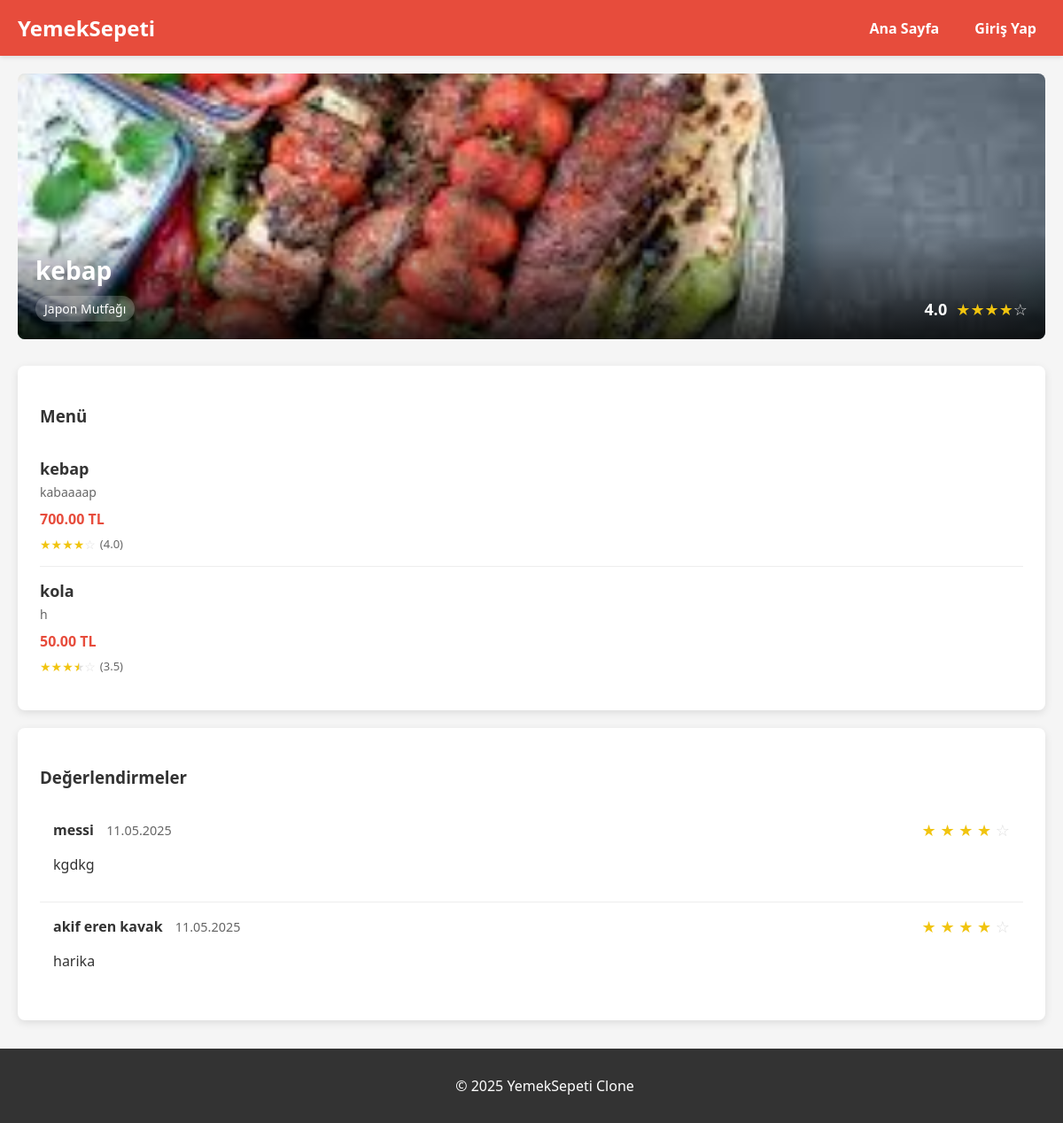
Screenshot of /restaurant/2 with the database file from the repository.
### models.py (models this page shows, shortened)
class Restaurant(db.Model):
    id = db.Column(db.Integer, primary_key=True)
    user_id = db.Column(db.Integer, db.ForeignKey('user.id'), nullable=False)
    restaurant_name = db.Column(db.String(100), nullable=False)
    cuisine_type = db.Column(db.String(50), nullable=False)
    tax_id = db.Column(db.String(20), unique=True, nullable=False)
    is_approved = db.Column(db.Boolean, default=False)
    rating = db.Column(db.Float, default=0.0)
    created_at = db.Column(db.DateTime, default=lambda: datetime.now(timezone.utc))
    image_path = db.Column(db.String(255), nullable=True, default='default_restaurant.png')

class Menu(db.Model):
    id = db.Column(db.Integer, primary_key=True)
    restaurant_id = db.Column(db.Integer, db.ForeignKey('restaurant.id'), nullable=False)
    item_name = db.Column(db.String(100), nullable=False)
    description = db.Column(db.Text, nullable=True)
    price = db.Column(db.Float, nullable=False)
    is_available = db.Column(db.Boolean, default=True)
    restaurant = db.relationship('Restaurant', backref='menu_items')

class RestaurantReview(db.Model):
    id = db.Column(db.Integer, primary_key=True)
    user_id = db.Column(db.Integer, db.ForeignKey('user.id'), nullable=False)
    restaurant_id = db.Column(db.Integer, db.ForeignKey('restaurant.id'), nullable=False)
    rating = db.Column(db.Integer, nullable=False)  # 1-5 stars
    comment = db.Column(db.Text, nullable=True)
    created_at = db.Column(db.DateTime, default=lambda: datetime.now(timezone.utc))
    user = db.relationship('User', backref='restaurant_reviews')
    restaurant = db.relationship('Restaurant', backref='reviews')

class User(db.Model):
    id = db.Column(db.Integer, primary_key=True)
    name = db.Column(db.String(100), nullable=False)
    email = db.Column(db.String(100), unique=True, nullable=False)
    password = db.Column(db.String(100), nullable=False)
    phone = db.Column(db.String(15), nullable=True)
    address = db.Column(db.Text, nullable=True)
    user_type = db.Column(db.String(20), nullable=False)  # 'admin', 'restaurant', 'user', 'delivery'
    created_at = db.Column(db.DateTime, default=lambda: datetime.now(timezone.utc))
    is_active = db.Column(db.Boolean, default=True)
    reset_code = db.Column(db.String(100), nullable=True)
    reset_code_expiry = db.Column(db.DateTime, nullable=True)
    restaurant = db.relationship('Restaurant', backref='owner', uselist=False)

### app.py (the view, shortened to what this page needs)
@app.route("/restaurant/<int:restaurant_id>")
def restaurant_menu(restaurant_id):
    restaurant = Restaurant.query.get_or_404(restaurant_id)
    if not restaurant.is_approved and ('user_type' not in session or session['user_type'] != 'admin'):
        flash('Bu restoran henüz onaylanmamıştır.', 'danger')
        return redirect(url_for('home'))
    menu_items = Menu.query.filter_by(restaurant_id=restaurant_id, is_available=True).all()
    restaurant_reviews = RestaurantReview.query.filter_by(restaurant_id=restaurant_id).order_by(RestaurantReview.created_at.desc()).all()
    user_restaurant_review = None
    if 'logged_in' in session and session['user_type'] == 'user':
        user_restaurant_review = RestaurantReview.query.filter_by(
            user_id=session['user_id'],
            restaurant_id=restaurant_id
        ).first()
    user_menu_ratings = {}
    if 'logged_in' in session and session['user_type'] == 'user':
        user_ratings = MenuItemReview.query.filter_by(user_id=session['user_id']).all()
        for rating in user_ratings:
            user_menu_ratings[rating.menu_id] = rating.rating
    for item in menu_items:
        item_ratings = MenuItemReview.query.filter_by(menu_id=item.id).all()
        if item_ratings:
            total_rating = sum(review.rating for review in item_ratings)
            item.avg_rating = round(total_rating / len(item_ratings), 1)
        else:
            item.avg_rating = None
    cart_items = []
    cart_total = 0
    cart_count = 0
    return render_template(
        "restaurant_menu.html",
        restaurant=restaurant,
        menu_items=menu_items,
        cart_items=cart_items,
        cart_total=cart_total,
        cart_count=cart_count,
        restaurant_reviews=restaurant_reviews,
        user_restaurant_review=user_restaurant_review,
        user_menu_ratings=user_menu_ratings
    )

### templates/restaurant_menu.html (shortened to what this page needs)
{% extends "base.html" %}
{% block content %}
<div class="restaurant-header">
    <div class="restaurant-banner">
        {% if restaurant.image_path %}
            <img src="{{ url_for('static', filename='images/restaurants/' + restaurant.image_path) }}" alt="{{ restaurant.restaurant_name }}">
        {% else %}
            <img src="{{ url_for('static', filename='images/restaurants/default.jpg') }}" alt="Default image">
        {% endif %}
        <div class="restaurant-overlay">
            <h2>{{ restaurant.restaurant_name }}</h2>
            <div class="restaurant-meta">
                <span class="cuisine-type">{{ restaurant.cuisine_type }}</span>
                <div class="rating-display">
                    <span class="rating-value">{{ restaurant.rating }}</span>
                    <div class="stars">
                        {% for i in range(5) %}
                            {% if i < restaurant.rating|int %}
                                <span class="star filled">★</span>
                            {% elif i < (restaurant.rating|float + 0.5)|int %}
                                <span class="star half-filled">★</span>
                            {% else %}
                                <span class="star">☆</span>
                            {% endif %}
                        {% endfor %}
                    </div>
                </div>
            </div>
        </div>
    </div>
</div>
<div class="menu-container">
    <h3>Menü</h3>
    {% if menu_items %}
        <div class="menu-items">
            {% for item in menu_items %}
                <div class="menu-item">
                    <div class="menu-item-info">
                        <h4>{{ item.item_name }}</h4>
                        <p class="description">{{ item.description }}</p>
                        <p class="price">{{ "%.2f"|format(item.price) }} TL</p>
                        <div class="menu-item-rating">
                            {% if item.avg_rating %}
                                <div class="item-stars">
                                    {% for i in range(5) %}
                                        {% if i < item.avg_rating|int %}
                                            <span class="star filled small">★</span>
                                        {% elif i < (item.avg_rating|float + 0.5)|int %}
                                            <span class="star half-filled small">★</span>
                                        {% else %}
                                            <span class="star small">☆</span>
                                        {% endif %}
                                    {% endfor %}
                                    <span class="avg-rating">({{ item.avg_rating }})</span>
                                </div>
                            {% endif %}
                        </div>
                    </div>
                </div>
            {% endfor %}
        </div>
    {% else %}
        <p class="no-items">Bu restoranda henüz menü öğesi bulunmamaktadır.</p>
    {% endif %}
</div>
<div class="review-section">
    <h3>Değerlendirmeler</h3>
    <div class="reviews-list">
        {% if restaurant_reviews %}
            {% for review in restaurant_reviews %}
                <div class="review-item">
                    <div class="review-header">
                        <div class="reviewer-info">
                            <span class="reviewer-name">{{ review.user.name }}</span>
                            <span class="review-date">{{ review.created_at.strftime('%d.%m.%Y') }}</span>
                        </div>
                        <div class="review-rating">
                            {% for i in range(5) %}
                                {% if i < review.rating %}
                                    <span class="star filled">★</span>
                                {% else %}
                                    <span class="star">☆</span>
                                {% endif %}
                            {% endfor %}
                        </div>
                    </div>
                    {% if review.comment %}
                        <div class="review-content">
                            <p>{{ review.comment }}</p>
                        </div>
                    {% endif %}
                </div>
            {% endfor %}
        {% else %}
            <p class="no-reviews">Bu restoran için henüz değerlendirme yapılmamış.</p>
        {% endif %}
    </div>
</div>
{% endblock %}

### static/styles.css (style rules this page uses)
body { font-family: Arial, sans-serif; margin: 0; padding: 0; background-color: #f8f9fa; }
body { font-family: 'Segoe UI', Tahoma, Geneva, Verdana, sans-serif; margin: 0; padding: 0; background-color: #f5f5f5; color: #333; }
.stars { display: flex; }
.star { color: #ddd; font-size: 18px; }
.star.filled { color: #f1c40f; }
.star.half-filled { background: linear-gradient(90deg, #f1c40f 50%, #ddd 50%); -webkit-background-clip: text; background-clip: text; -webkit-text-fill-color: transparent; }
.restaurant-header { margin-bottom: 30px; }
.restaurant-banner { position: relative; height: 300px; border-radius: 8px; overflow: hidden; }
.restaurant-banner img { width: 100%; height: 100%; object-fit: cover; }
.restaurant-overlay { position: absolute; bottom: 0; left: 0; right: 0; padding: 20px; background: linear-gradient(transparent, rgba(0, 0, 0, 0.8)); color: white; }
.restaurant-overlay h2 { margin: 0 0 10px 0; font-size: 28px; }
.restaurant-meta { display: flex; justify-content: space-between; align-items: center; }
.cuisine-type { background-color: rgba(255, 255, 255, 0.2); padding: 5px 10px; border-radius: 20px; font-size: 14px; }
.rating-display { display: flex; align-items: center; gap: 10px; }
.rating-value { font-weight: bold; font-size: 18px; }
.menu-container { background-color: white; padding: 25px; border-radius: 8px; box-shadow: 0 3px 10px rgba(0, 0, 0, 0.1); }
.menu-items { margin-top: 20px; }
.menu-item { display: flex; justify-content: space-between; align-items: center; padding: 15px 0; border-bottom: 1px solid #eee; }
.menu-item:last-child { border-bottom: none; }
.menu-item-info { flex: 3; }
.menu-item-info h4 { margin: 0 0 5px 0; font-size: 18px; }
.description { color: #666; margin: 0 0 10px 0; font-size: 14px; }
.price { font-weight: bold; color: #e74c3c; margin: 0; font-size: 16px; }
.review-section { background-color: white; border-radius: 8px; padding: 25px; margin: 20px 0; box-shadow: 0 3px 10px rgba(0, 0, 0, 0.1); }
.reviews-list { margin-top: 20px; }
.review-item { padding: 15px; border-bottom: 1px solid #eee; }
.review-item:last-child { border-bottom: none; }
.review-header { display: flex; justify-content: space-between; align-items: center; margin-bottom: 10px; }
.reviewer-name { font-weight: bold; margin-right: 10px; }
.review-date { color: #666; font-size: 0.9em; }
.review-rating { color: #f1c40f; font-size: 18px; }
.review-content { color: #333; }
.menu-item-rating { display: flex; align-items: center; margin-top: 8px; }
.item-stars { display: flex; align-items: center; margin-right: 15px; }
.star.small { font-size: 14px; }
.avg-rating { font-size: 13px; color: #666; margin-left: 5px; }

### templates/restaurant_menu.html (style rules this page uses)
.review-section { background-color: white; border-radius: 8px; padding: 25px; margin: 20px 0; box-shadow: 0 3px 10px rgba(0, 0, 0, 0.1); }
.reviews-list { margin-top: 20px; }
.review-item { padding: 15px; border-bottom: 1px solid #eee; }
.review-item:last-child { border-bottom: none; }
.review-header { display: flex; justify-content: space-between; align-items: center; margin-bottom: 10px; }
.reviewer-name { font-weight: bold; margin-right: 10px; }
.review-date { color: #666; font-size: 0.9em; }
.review-rating { color: #f1c40f; font-size: 18px; }
.review-content { color: #333; }
.menu-item-rating { display: flex; align-items: center; margin-top: 8px; }
.item-stars { display: flex; align-items: center; margin-right: 15px; }
.star.small { font-size: 14px; }
.avg-rating { font-size: 13px; color: #666; margin-left: 5px; }

### rows the page displays
Restaurant: image_path+restaurant_name (picture), restaurant_name "kebap", cuisine_type "Japon Mutfağı", rating "4.0"
Menu: item_name "kebap", description "kabaaaap", price "700.00", avg_rating "4.0"
Menu: item_name "kola", description "h", price "50.00", avg_rating "3.5"
RestaurantReview: user.name "messi", created_at "11.05.2025", rating 4 (drawn), comment "kgdkg"
RestaurantReview: user.name "akif eren kavak", created_at "11.05.2025", rating 4 (drawn), comment "harika"
